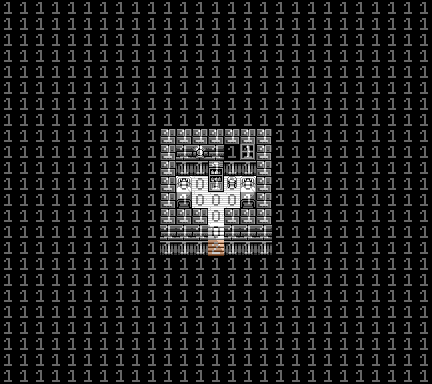

The image is a tile-based game level rendered from a .tmx file. Its description and complete source (layers, tilesets, objects, tile grids) follow:
An orthogonal 27x24 tile map with 16x16 px tiles, 3 tile layers (Bottom Layer, Top Layer, Collision Data), 2 tilesets.

<map version="1.2" tiledversion="1.2.0" orientation="orthogonal" renderorder="right-down" width="27" height="24" tilewidth="16" tileheight="16" infinite="0" nextlayerid="7" nextobjectid="1">
 <tileset firstgid="1" source="../../Tilesets/03_hometown_indoors.tsx" />
 <tileset firstgid="31" source="../../Tilesets/00_collision.tsx" />
 <layer id="4" name="Bottom Layer" width="27" height="24">
  <data encoding="csv">
1,1,1,1,1,1,1,1,1,1,1,1,1,1,1,1,1,1,1,1,1,1,1,1,1,1,1,
1,1,1,1,1,1,1,1,1,1,1,1,1,1,1,1,1,1,1,1,1,1,1,1,1,1,1,
1,1,1,1,1,1,1,1,1,1,1,1,1,1,1,1,1,1,1,1,1,1,1,1,1,1,1,
1,1,1,1,1,1,1,1,1,1,1,1,1,1,1,1,1,1,1,1,1,1,1,1,1,1,1,
1,1,1,1,1,1,1,1,1,1,1,1,1,1,1,1,1,1,1,1,1,1,1,1,1,1,1,
1,1,1,1,1,1,1,1,1,1,1,1,1,1,1,1,1,1,1,1,1,1,1,1,1,1,1,
1,1,1,1,1,1,1,1,1,1,1,1,1,1,1,1,1,1,1,1,1,1,1,1,1,1,1,
1,1,1,1,1,1,1,1,1,1,1,1,1,1,1,1,1,1,1,1,1,1,1,1,1,1,1,
1,1,1,1,1,1,1,1,1,1,13,13,13,13,13,13,13,1,1,1,1,1,1,1,1,1,1,
1,1,1,1,1,1,1,1,1,1,13,14,15,14,1,4,13,1,1,1,1,1,1,1,1,1,1,
1,1,1,1,1,1,1,1,1,1,13,16,16,23,16,16,13,1,1,1,1,1,1,1,1,1,1,
1,1,1,1,1,1,1,1,1,1,13,21,7,24,8,21,13,1,1,1,1,1,1,1,1,1,1,
1,1,1,1,1,1,1,1,1,1,13,22,7,7,7,22,13,1,1,1,1,1,1,1,1,1,1,
1,1,1,1,1,1,1,1,1,1,13,13,13,7,13,13,13,1,1,1,1,1,1,1,1,1,1,
1,1,1,1,1,1,1,1,1,1,14,14,14,19,14,14,14,1,1,1,1,1,1,1,1,1,1,
1,1,1,1,1,1,1,1,1,1,16,16,16,20,16,16,16,1,1,1,1,1,1,1,1,1,1,
1,1,1,1,1,1,1,1,1,1,1,1,1,1,1,1,1,1,1,1,1,1,1,1,1,1,1,
1,1,1,1,1,1,1,1,1,1,1,1,1,1,1,1,1,1,1,1,1,1,1,1,1,1,1,
1,1,1,1,1,1,1,1,1,1,1,1,1,1,1,1,1,1,1,1,1,1,1,1,1,1,1,
1,1,1,1,1,1,1,1,1,1,1,1,1,1,1,1,1,1,1,1,1,1,1,1,1,1,1,
1,1,1,1,1,1,1,1,1,1,1,1,1,1,1,1,1,1,1,1,1,1,1,1,1,1,1,
1,1,1,1,1,1,1,1,1,1,1,1,1,1,1,1,1,1,1,1,1,1,1,1,1,1,1,
1,1,1,1,1,1,1,1,1,1,1,1,1,1,1,1,1,1,1,1,1,1,1,1,1,1,1,
1,1,1,1,1,1,1,1,1,1,1,1,1,1,1,1,1,1,1,1,1,1,1,1,1,1,1
</data>
 </layer>
 <layer id="5" name="Top Layer" width="27" height="24">
  <data encoding="csv">
0,0,0,0,0,0,0,0,0,0,0,0,0,0,0,0,0,0,0,0,0,0,0,0,0,0,0,
0,0,0,0,0,0,0,0,0,0,0,0,0,0,0,0,0,0,0,0,0,0,0,0,0,0,0,
0,0,0,0,0,0,0,0,0,0,0,0,0,0,0,0,0,0,0,0,0,0,0,0,0,0,0,
0,0,0,0,0,0,0,0,0,0,0,0,0,0,0,0,0,0,0,0,0,0,0,0,0,0,0,
0,0,0,0,0,0,0,0,0,0,0,0,0,0,0,0,0,0,0,0,0,0,0,0,0,0,0,
0,0,0,0,0,0,0,0,0,0,0,0,0,0,0,0,0,0,0,0,0,0,0,0,0,0,0,
0,0,0,0,0,0,0,0,0,0,0,0,0,0,0,0,0,0,0,0,0,0,0,0,0,0,0,
0,0,0,0,0,0,0,0,0,0,0,0,0,0,0,0,0,0,0,0,0,0,0,0,0,0,0,
0,0,0,0,0,0,0,0,0,0,0,0,0,0,28,0,0,0,0,0,0,0,0,0,0,0,0,
0,0,0,0,0,0,0,0,0,0,0,0,0,0,0,0,0,0,0,0,0,0,0,0,0,0,0,
0,0,0,0,0,0,0,0,0,0,0,0,0,0,0,0,0,0,0,0,0,0,0,0,0,0,0,
0,0,0,0,0,0,0,0,0,0,0,29,0,0,0,29,0,0,0,0,0,0,0,0,0,0,0,
0,0,0,0,0,0,0,0,0,0,0,0,0,0,0,0,0,0,0,0,0,0,0,0,0,0,0,
0,0,0,0,0,0,0,0,0,0,0,0,0,0,0,0,0,0,0,0,0,0,0,0,0,0,0,
0,0,0,0,0,0,0,0,0,0,0,0,0,0,0,0,0,0,0,0,0,0,0,0,0,0,0,
0,0,0,0,0,0,0,0,0,0,0,0,0,0,0,0,0,0,0,0,0,0,0,0,0,0,0,
0,0,0,0,0,0,0,0,0,0,0,0,0,0,0,0,0,0,0,0,0,0,0,0,0,0,0,
0,0,0,0,0,0,0,0,0,0,0,0,0,0,0,0,0,0,0,0,0,0,0,0,0,0,0,
0,0,0,0,0,0,0,0,0,0,0,0,0,0,0,0,0,0,0,0,0,0,0,0,0,0,0,
0,0,0,0,0,0,0,0,0,0,0,0,0,0,0,0,0,0,0,0,0,0,0,0,0,0,0,
0,0,0,0,0,0,0,0,0,0,0,0,0,0,0,0,0,0,0,0,0,0,0,0,0,0,0,
0,0,0,0,0,0,0,0,0,0,0,0,0,0,0,0,0,0,0,0,0,0,0,0,0,0,0,
0,0,0,0,0,0,0,0,0,0,0,0,0,0,0,0,0,0,0,0,0,0,0,0,0,0,0,
0,0,0,0,0,0,0,0,0,0,0,0,0,0,0,0,0,0,0,0,0,0,0,0,0,0,0
</data>
 </layer>
 <layer id="6" name="Collision Data" width="27" height="24" opacity="0.4">
  <data encoding="csv">
32,32,32,32,32,32,32,32,32,32,32,32,32,32,32,32,32,32,32,32,32,32,32,32,32,32,32,
32,32,32,32,32,32,32,32,32,32,32,32,32,32,32,32,32,32,32,32,32,32,32,32,32,32,32,
32,32,32,32,32,32,32,32,32,32,32,32,32,32,32,32,32,32,32,32,32,32,32,32,32,32,32,
32,32,32,32,32,32,32,32,32,32,32,32,32,32,32,32,32,32,32,32,32,32,32,32,32,32,32,
32,32,32,32,32,32,32,32,32,32,32,32,32,32,32,32,32,32,32,32,32,32,32,32,32,32,32,
32,32,32,32,32,32,32,32,32,32,32,32,32,32,32,32,32,32,32,32,32,32,32,32,32,32,32,
32,32,32,32,32,32,32,32,32,32,32,32,32,32,32,32,32,32,32,32,32,32,32,32,32,32,32,
32,32,32,32,32,32,32,32,32,32,32,32,32,32,32,32,32,32,32,32,32,32,32,32,32,32,32,
32,32,32,32,32,32,32,32,32,32,32,32,32,32,32,32,32,32,32,32,32,32,32,32,32,32,32,
32,32,32,32,32,32,32,32,32,32,32,32,32,32,32,32,32,32,32,32,32,32,32,32,32,32,32,
32,32,32,32,32,32,32,32,32,32,32,32,32,32,32,32,32,32,32,32,32,32,32,32,32,32,32,
32,32,32,32,32,32,32,32,32,32,32,31,31,32,31,31,32,32,32,32,32,32,32,32,32,32,32,
32,32,32,32,32,32,32,32,32,32,32,32,31,31,31,32,32,32,32,32,32,32,32,32,32,32,32,
32,32,32,32,32,32,32,32,32,32,32,32,32,31,32,32,32,32,32,32,32,32,32,32,32,32,32,
32,32,32,32,32,32,32,32,32,32,32,32,32,31,32,32,32,32,32,32,32,32,32,32,32,32,32,
32,32,32,32,32,32,32,32,32,32,32,32,32,33,32,32,32,32,32,32,32,32,32,32,32,32,32,
32,32,32,32,32,32,32,32,32,32,32,32,32,32,32,32,32,32,32,32,32,32,32,32,32,32,32,
32,32,32,32,32,32,32,32,32,32,32,32,32,32,32,32,32,32,32,32,32,32,32,32,32,32,32,
32,32,32,32,32,32,32,32,32,32,32,32,32,32,32,32,32,32,32,32,32,32,32,32,32,32,32,
32,32,32,32,32,32,32,32,32,32,32,32,32,32,32,32,32,32,32,32,32,32,32,32,32,32,32,
32,32,32,32,32,32,32,32,32,32,32,32,32,32,32,32,32,32,32,32,32,32,32,32,32,32,32,
32,32,32,32,32,32,32,32,32,32,32,32,32,32,32,32,32,32,32,32,32,32,32,32,32,32,32,
32,32,32,32,32,32,32,32,32,32,32,32,32,32,32,32,32,32,32,32,32,32,32,32,32,32,32,
32,32,32,32,32,32,32,32,32,32,32,32,32,32,32,32,32,32,32,32,32,32,32,32,32,32,32
</data>
 </layer>
</map>
